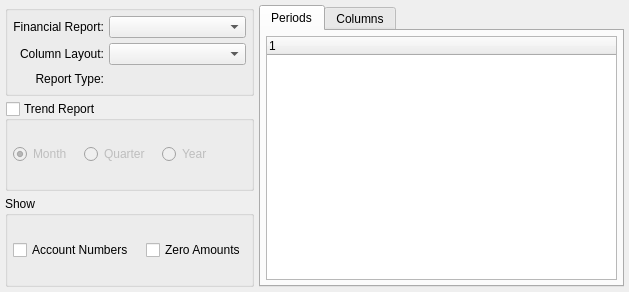
<?xml version="1.0" encoding="UTF-8"?>
<ui version="4.0">
 <comment>This file is part of the xTuple ERP: PostBooks Edition, a free and
open source Enterprise Resource Planning software suite,
Copyright (c) 1999-2010 by OpenMFG LLC, d/b/a xTuple.
It is licensed to you under the Common Public Attribution License
version 1.0, the full text of which (including xTuple-specific Exhibits)
is available at www.xtuple.com/CPAL.  By using this software, you agree
to be bound by its terms.</comment>
 <class>dspFinancialReport</class>
 <widget class="QWidget" name="dspFinancialReport">
  <property name="geometry">
   <rect>
    <x>0</x>
    <y>0</y>
    <width>629</width>
    <height>292</height>
   </rect>
  </property>
  <property name="windowTitle">
   <string>View Financial Report</string>
  </property>
  <layout class="QGridLayout" name="gridLayout_5">
   <item row="0" column="0">
    <widget class="QGroupBox" name="_layoutGroup">
     <property name="title">
      <string/>
     </property>
     <layout class="QGridLayout" name="gridLayout_7">
      <item row="0" column="0">
       <layout class="QGridLayout" name="gridLayout_4">
        <item row="0" column="0">
         <widget class="QLabel" name="_nameLit">
          <property name="text">
           <string>Financial Report:</string>
          </property>
          <property name="alignment">
           <set>Qt::AlignRight|Qt::AlignTrailing|Qt::AlignVCenter</set>
          </property>
         </widget>
        </item>
        <item row="0" column="1">
         <widget class="XComboBox" name="_flhead">
          <property name="sizePolicy">
           <sizepolicy hsizetype="Expanding" vsizetype="Fixed">
            <horstretch>0</horstretch>
            <verstretch>0</verstretch>
           </sizepolicy>
          </property>
         </widget>
        </item>
        <item row="1" column="0">
         <widget class="QLabel" name="_flcolLit">
          <property name="text">
           <string>Column Layout:</string>
          </property>
          <property name="alignment">
           <set>Qt::AlignRight|Qt::AlignTrailing|Qt::AlignVCenter</set>
          </property>
          <property name="buddy">
           <cstring>_flcol</cstring>
          </property>
         </widget>
        </item>
        <item row="1" column="1">
         <widget class="XComboBox" name="_flcol">
          <property name="sizePolicy">
           <sizepolicy hsizetype="Expanding" vsizetype="Fixed">
            <horstretch>0</horstretch>
            <verstretch>0</verstretch>
           </sizepolicy>
          </property>
         </widget>
        </item>
        <item row="2" column="0">
         <widget class="QLabel" name="_typeLit">
          <property name="text">
           <string>Report Type:</string>
          </property>
          <property name="alignment">
           <set>Qt::AlignRight|Qt::AlignTrailing|Qt::AlignVCenter</set>
          </property>
          <property name="buddy">
           <cstring>_type</cstring>
          </property>
         </widget>
        </item>
        <item row="2" column="1">
         <widget class="QLabel" name="_type">
          <property name="text">
           <string/>
          </property>
          <property name="alignment">
           <set>Qt::AlignLeading|Qt::AlignLeft|Qt::AlignVCenter</set>
          </property>
         </widget>
        </item>
       </layout>
      </item>
     </layout>
    </widget>
   </item>
   <item row="0" column="1" rowspan="3">
    <widget class="QTabWidget" name="_tab">
     <property name="enabled">
      <bool>true</bool>
     </property>
     <property name="sizePolicy">
      <sizepolicy hsizetype="Expanding" vsizetype="Expanding">
       <horstretch>1</horstretch>
       <verstretch>0</verstretch>
      </sizepolicy>
     </property>
     <property name="currentIndex">
      <number>0</number>
     </property>
     <widget class="QWidget" name="_periodsTab">
      <attribute name="title">
       <string>Periods</string>
      </attribute>
      <layout class="QGridLayout" name="gridLayout_3">
       <item row="0" column="0">
        <widget class="XTreeWidget" name="_periods">
         <property name="selectionMode">
          <enum>QAbstractItemView::MultiSelection</enum>
         </property>
        </widget>
       </item>
      </layout>
     </widget>
     <widget class="QWidget" name="_showColumnsTab">
      <attribute name="title">
       <string>Columns</string>
      </attribute>
      <layout class="QGridLayout" name="gridLayout_2">
       <item row="0" column="0">
        <widget class="XCheckBox" name="_showBegBal">
         <property name="text">
          <string>Beg. Bal.</string>
         </property>
        </widget>
       </item>
       <item row="0" column="1">
        <widget class="XCheckBox" name="_showBegBalPrcnt">
         <property name="text">
          <string>Beg. Bal. %</string>
         </property>
        </widget>
       </item>
       <item row="1" column="0">
        <widget class="XCheckBox" name="_showDebits">
         <property name="text">
          <string>Debits</string>
         </property>
        </widget>
       </item>
       <item row="1" column="1">
        <widget class="XCheckBox" name="_showDebitsPrcnt">
         <property name="text">
          <string>Debits %</string>
         </property>
        </widget>
       </item>
       <item row="2" column="0">
        <widget class="XCheckBox" name="_showCredits">
         <property name="text">
          <string>Credits</string>
         </property>
        </widget>
       </item>
       <item row="2" column="1">
        <widget class="XCheckBox" name="_showCreditsPrcnt">
         <property name="text">
          <string>Credits %</string>
         </property>
        </widget>
       </item>
       <item row="3" column="0">
        <widget class="XCheckBox" name="_showEndBal">
         <property name="text">
          <string>End. Bal.</string>
         </property>
        </widget>
       </item>
       <item row="3" column="1">
        <widget class="XCheckBox" name="_showEndBalPrcnt">
         <property name="text">
          <string>End. Bal. %</string>
         </property>
        </widget>
       </item>
       <item row="4" column="0">
        <widget class="XCheckBox" name="_showBudget">
         <property name="text">
          <string>Budget</string>
         </property>
        </widget>
       </item>
       <item row="4" column="1">
        <widget class="XCheckBox" name="_showBudgetPrcnt">
         <property name="text">
          <string>Budget %</string>
         </property>
        </widget>
       </item>
       <item row="5" column="0">
        <widget class="XCheckBox" name="_showDiff">
         <property name="text">
          <string>Difference</string>
         </property>
        </widget>
       </item>
       <item row="5" column="1">
        <widget class="XCheckBox" name="_showDiffPrcnt">
         <property name="text">
          <string>Difference %</string>
         </property>
        </widget>
       </item>
       <item row="6" column="0">
        <widget class="XCheckBox" name="_showCustom">
         <property name="text">
          <string>Custom</string>
         </property>
        </widget>
       </item>
       <item row="6" column="1">
        <widget class="XCheckBox" name="_showCustomPrcnt">
         <property name="text">
          <string>Custom %</string>
         </property>
        </widget>
       </item>
      </layout>
     </widget>
    </widget>
   </item>
   <item row="1" column="0">
    <widget class="QGroupBox" name="_trend">
     <property name="title">
      <string>Trend Report</string>
     </property>
     <property name="checkable">
      <bool>true</bool>
     </property>
     <property name="checked">
      <bool>false</bool>
     </property>
     <layout class="QGridLayout">
      <item row="0" column="1">
       <layout class="QHBoxLayout" name="horizontalLayout">
        <property name="spacing">
         <number>12</number>
        </property>
        <item>
         <widget class="QRadioButton" name="_month">
          <property name="text">
           <string>Month</string>
          </property>
          <property name="checked">
           <bool>true</bool>
          </property>
         </widget>
        </item>
        <item>
         <widget class="QRadioButton" name="_quarter">
          <property name="text">
           <string>Quarter</string>
          </property>
         </widget>
        </item>
        <item>
         <widget class="QRadioButton" name="_year">
          <property name="text">
           <string>Year</string>
          </property>
         </widget>
        </item>
        <item>
         <spacer name="horizontalSpacer">
          <property name="orientation">
           <enum>Qt::Horizontal</enum>
          </property>
          <property name="sizeHint" stdset="0">
           <size>
            <width>0</width>
            <height>20</height>
           </size>
          </property>
         </spacer>
        </item>
       </layout>
      </item>
     </layout>
    </widget>
   </item>
   <item row="2" column="0">
    <widget class="QGroupBox" name="_options">
     <property name="minimumSize">
      <size>
       <width>230</width>
       <height>16</height>
      </size>
     </property>
     <property name="title">
      <string>Show</string>
     </property>
     <layout class="QGridLayout" name="gridLayout">
      <item row="0" column="0">
       <layout class="QHBoxLayout" name="horizontalLayout_2">
        <property name="spacing">
         <number>12</number>
        </property>
        <item>
         <widget class="XCheckBox" name="_shownumbers">
          <property name="text">
           <string>Account Numbers</string>
          </property>
         </widget>
        </item>
        <item>
         <widget class="XCheckBox" name="_showzeros">
          <property name="enabled">
           <bool>true</bool>
          </property>
          <property name="text">
           <string>Zero Amounts</string>
          </property>
          <property name="checkable">
           <bool>true</bool>
          </property>
         </widget>
        </item>
        <item>
         <spacer name="horizontalSpacer_2">
          <property name="orientation">
           <enum>Qt::Horizontal</enum>
          </property>
          <property name="sizeHint" stdset="0">
           <size>
            <width>0</width>
            <height>20</height>
           </size>
          </property>
         </spacer>
        </item>
       </layout>
      </item>
     </layout>
    </widget>
   </item>
  </layout>
 </widget>
 <layoutdefault spacing="5" margin="5"/>
 <pixmapfunction>qPixmapFromMimeSource</pixmapfunction>
 <customwidgets>
  <customwidget>
   <class>XCheckBox</class>
   <extends>QCheckBox</extends>
   <header>xcheckbox.h</header>
  </customwidget>
  <customwidget>
   <class>XComboBox</class>
   <extends>QComboBox</extends>
   <header>xcombobox.h</header>
  </customwidget>
  <customwidget>
   <class>XTreeWidget</class>
   <extends>QTreeWidget</extends>
   <header>xtreewidget.h</header>
   <container>1</container>
  </customwidget>
 </customwidgets>
 <tabstops>
  <tabstop>_flhead</tabstop>
  <tabstop>_flcol</tabstop>
  <tabstop>_showBegBal</tabstop>
  <tabstop>_showBegBalPrcnt</tabstop>
  <tabstop>_showDebits</tabstop>
  <tabstop>_showDebitsPrcnt</tabstop>
  <tabstop>_showCredits</tabstop>
  <tabstop>_showCreditsPrcnt</tabstop>
  <tabstop>_showEndBal</tabstop>
  <tabstop>_showEndBalPrcnt</tabstop>
  <tabstop>_showBudget</tabstop>
  <tabstop>_showBudgetPrcnt</tabstop>
  <tabstop>_showDiff</tabstop>
  <tabstop>_showDiffPrcnt</tabstop>
  <tabstop>_showCustom</tabstop>
  <tabstop>_showCustomPrcnt</tabstop>
  <tabstop>_shownumbers</tabstop>
  <tabstop>_showzeros</tabstop>
  <tabstop>_periods</tabstop>
 </tabstops>
 <resources/>
 <connections>
  <connection>
   <sender>_trend</sender>
   <signal>toggled(bool)</signal>
   <receiver>_flcol</receiver>
   <slot>setDisabled(bool)</slot>
   <hints>
    <hint type="sourcelabel">
     <x>549</x>
     <y>93</y>
    </hint>
    <hint type="destinationlabel">
     <x>179</x>
     <y>74</y>
    </hint>
   </hints>
  </connection>
 </connections>
</ui>
